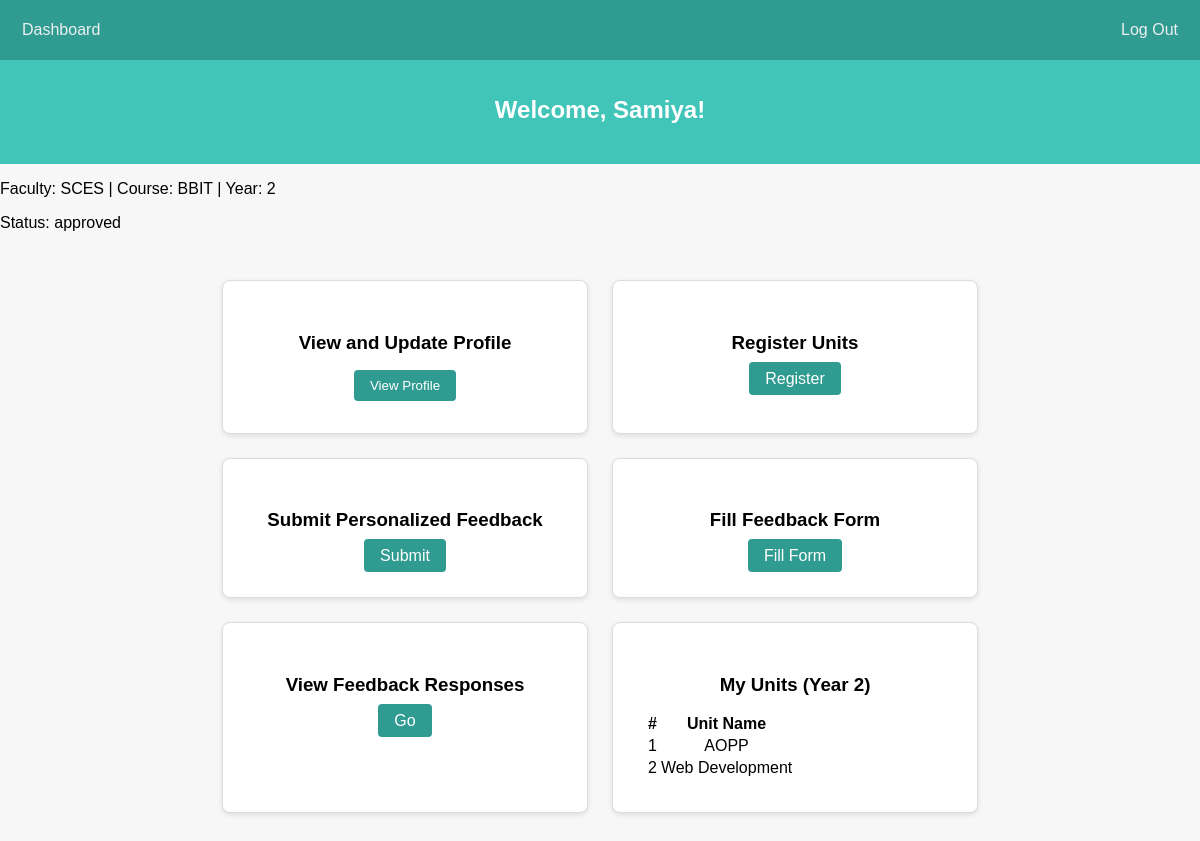
The page /studentdash.php (signed in) on the database its author committed.
### tables this page shows
CREATE TABLE `students` (
  `student_id` int(11) NOT NULL,
  `user_id` int(11) NOT NULL,
  `first_name` varchar(150) NOT NULL,
  `last_name` varchar(150) NOT NULL,
  `email` varchar(100) NOT NULL,
  `faculty_name` varchar(100) DEFAULT NULL,
  `student_course` varchar(100) DEFAULT NULL,
  `year_of_study` int(11) NOT NULL,
  `password` varchar(255) NOT NULL,
  `faculty_id` int(11) DEFAULT NULL,
  `profile_photo` varchar(255) DEFAULT NULL,
  `status` enum('pending','approved','rejected') DEFAULT 'pending',
  `unit_id` int(11) DEFAULT NULL,
  `course_id` int(11) DEFAULT NULL
);

CREATE TABLE `users` (
  `user_id` int(11) NOT NULL,
  `firstName` varchar(255) NOT NULL,
  `lastName` varchar(255) NOT NULL,
  `email` varchar(100) NOT NULL,
  `password` varchar(255) NOT NULL,
  `role` int(11) NOT NULL,
  `status` enum('pending','approved','rejected') DEFAULT 'pending'
);

CREATE TABLE `faculty` (
  `faculty_id` int(11) NOT NULL,
  `faculty_name` varchar(100) NOT NULL
);

CREATE TABLE `course` (
  `course_id` int(11) NOT NULL,
  `faculty_id` int(11) NOT NULL,
  `course_name` varchar(100) NOT NULL
);

CREATE TABLE `units` (
  `unit_id` int(11) NOT NULL,
  `unit_name` varchar(255) NOT NULL,
  `course_id` int(11) DEFAULT NULL,
  `year_of_study` int(11) NOT NULL
);

### studentdash.php (the view, shortened to what this page needs)
<?php
include("include/dbconnect.php");
$user_id = $_SESSION['user_id'];
$stmt = $conn->prepare("
    SELECT s.faculty_id, s.course_id, s.status, s.year_of_study,
           u.firstName, u.lastName, u.email,
           c.course_name
    FROM students s
    JOIN users u ON s.user_id = u.user_id
    JOIN course c ON s.course_id = c.course_id
    WHERE s.user_id = ?
");
$stmt->bind_param("i", $user_id);
$stmt->execute();
$result = $stmt->get_result();
$student = $result->fetch_assoc();
$facultyName = "Unknown";
if (!empty($student['faculty_id'])) {
    $fstmt = $conn->prepare("SELECT faculty_name FROM faculty WHERE faculty_id = ?");
    $fstmt->bind_param("i", $student['faculty_id']);
    $fstmt->execute();
    $fresult = $fstmt->get_result();
    if ($frow = $fresult->fetch_assoc()) {
        $facultyName = $frow['faculty_name'];
    }
}
$courseId = $student['course_id'];
$year = $student['year_of_study'];
$unitStmt = $conn->prepare("SELECT u.unit_name
    FROM units u
    WHERE u.course_id = ? AND u.year_of_study = ?
");
$unitStmt->bind_param("ii", $courseId, $year);
$unitStmt->execute();
$unitResult = $unitStmt->get_result();
?>
<!DOCTYPE html>
<html lang="en">
<head>
  <link rel="stylesheet" href="studentdash.css" />
</head>
<body>
  <nav class="navbar">
    <div class="nav-left">
      <ul>
        <li><a href="studentdash.php">Dashboard</a></li>
      </ul>
    </div>
    <div class="nav-right">
      <a href="signin.php" class="logout-btn">Log Out</a>
    </div>
  </nav>
  <div class="banner">
    <h2>Welcome, <?= htmlspecialchars($student['firstName']) ?>!</h2>
  </div>
  <p>Faculty: <?= htmlspecialchars($facultyName) ?> | Course: <?= htmlspecialchars($student['course_name']) ?> | Year: <?= htmlspecialchars($year) ?></p>
  <p>Status: <?= htmlspecialchars($student['status']) ?></p>
  <div class="cards-container">
    <div class="card">
      <h3>View and Update Profile</h3>
      <button id="openProfileBtn">View Profile</button>
    </div>
     <div class="card">
      <h3>Register Units</h3>
      <a href="register_units.php" class="card-btn">Register</a>
    </div>
    <div class="card">
      <h3>Submit Personalized Feedback</h3>
      <a href="student_feedback.php" class="card-btn">Submit</a>
    </div>
    <div class="card">
      <h3>Fill Feedback Form</h3>
      <a href="student_view_forms.php" class="card-btn">Fill Form</a>
    </div>
    <div class="card">
      <h3>View Feedback Responses</h3>
      <a href="student_view_responses.php" class="card-btn">Go</a>
    </div>
    <div class="card full-width">
      <h3>My Units (Year <?= htmlspecialchars($year) ?>)</h3>
      <table>
        <thead>
          <tr>
            <th>#</th>
            <th>Unit Name</th>
          </tr>
        </thead>
        <tbody>
          <?php
          $count = 1;
          while ($unit = $unitResult->fetch_assoc()): ?>
            <tr>
              <td><?= $count++ ?></td>
              <td><?= htmlspecialchars($unit['unit_name']) ?></td>
            </tr>
          <?php endwhile; ?>
        </tbody>
      </table>
    </div>
  </div>
</body>
</html>

### studentdash.css (style rules this page uses)
body { font-family: Arial, sans-serif; background: #f7f7f7; margin: 0; padding: 0; }
.navbar { display: flex; justify-content: space-between; align-items: center; background-color: #309B90; padding: 0 10px; height: 60px; }
.nav-left ul { display: flex; list-style: none; margin: 0; padding: 0; }
.nav-left ul li { margin-right: 20px; }
.nav-left ul li a { color: #ecf0f1; text-decoration: none; font-weight: 500; padding: 8px 12px; border-radius: 4px; transition: background 0.3s; }
.nav-right .logout-btn { color: #ecf0f1; text-decoration: none; font-weight: 500; padding: 8px 12px; border-radius: 4px; background-color: #309B90; transition: background 0.3s; }
h2 { text-align: center; margin-top: 1rem; }
.cards-container { display: flex; justify-content: center; gap: 1.5rem; flex-wrap: wrap; padding: 2rem; }
.card { background: #fff; border: 1px solid #ddd; padding: 2rem; width: 300px; text-align: center; border-radius: 8px; box-shadow: 0 2px 5px rgba(0,0,0,0.1); }
.card h3 { margin-bottom: 1rem; }
.card button, .card a { background: #309B90; color: #fff; padding: 0.5rem 1rem; border: none; text-decoration: none; border-radius: 4px; cursor: pointer; }
.banner { background: #41c5b8; color: white; text-align: center; padding: 20px; }

### rows shown on the page
students: user.firstName "Samiya", course.course_name "BBIT", year_of_study "2", status "approved"
faculty: faculty_name "SCES"
units: unit_name "AOPP"
units: unit_name "Web Development"
